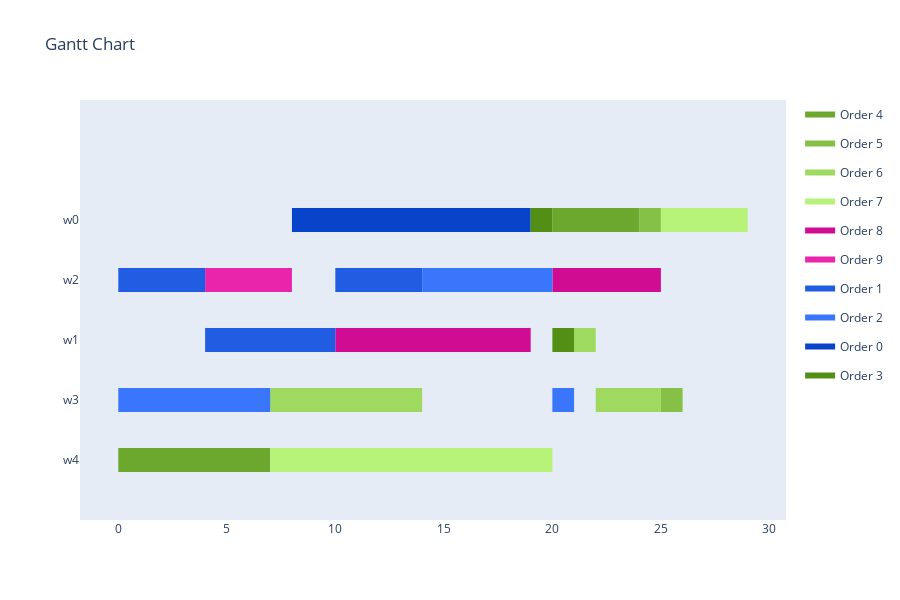

The code cell stored with this chart in its notebook:
### Markdown cell above
Translate to Schedule

### Code cell
schedule = GAToScheduleTranslator().translate(result, selected_tasks, env, orders)
"""for workstation in schedule.assignments:
    for assignment in schedule.assignments[workstation]:
        print(f'Workstation: {workstation}, Task: {assignment[0]}, Start Time: {assignment[1]}, Duration: {durations[assignment[0]][workstation]}')"""
visualize_schedule_demo(schedule, env, orders)

### Figure 1 — Plotly figure (JSON) as saved in the notebook; plotly's stock layout.template omitted (floating-point values rounded to 4 significant figures)
{"data": [{"fill": "toself", "fillcolor": "rgb(108, 168, 46)", "hoverinfo": "name", "legendgroup": "rgb(108, 168, 46)", "mode": "none", "name": "Order 4", "type": "scatter", "x": [20, 24, 24, 20, 20, 0, 2, 2, 0, 0, 2, 7, 7, 2], "y": [3.8, 3.8, 4.2, 4.2, null, -0.2, -0.2, 0.2, 0.2, null, -0.2, -0.2, 0.2, 0.2]}, {"fill": "toself", "fillcolor": "rgb(133, 193, 71)", "hoverinfo": "name", "legendgroup": "rgb(133, 193, 71)", "mode": "none", "name": "Order 5", "type": "scatter", "x": [24, 25, 25, 24, 24, 25, 26, 26, 25], "y": [3.8, 3.8, 4.2, 4.2, null, 0.8, 0.8, 1.2, 1.2]}, {"fill": "toself", "fillcolor": "rgb(158, 218, 96)", "hoverinfo": "name", "legendgroup": "rgb(158, 218, 96)", "mode": "none", "name": "Order 6", "type": "scatter", "x": [21, 22, 22, 21, 21, 7, 14, 14, 7, 7, 22, 24, 24, 22, 22, 24, 25, 25, 24], "y": [1.8, 1.8, 2.2, 2.2, null, 0.8, 0.8, 1.2, 1.2, null, 0.8, 0.8, 1.2, 1.2, null, 0.8, 0.8, 1.2, 1.2]}, {"fill": "toself", "fillcolor": "rgb(183, 243, 121)", "hoverinfo": "name", "legendgroup": "rgb(183, 243, 121)", "mode": "none", "name": "Order 7", "type": "scatter", "x": [25, 29, 29, 25, 25, 7, 15, 15, 7, 7, 15, 20, 20, 15], "y": [3.8, 3.8, 4.2, 4.2, null, -0.2, -0.2, 0.2, 0.2, null, -0.2, -0.2, 0.2, 0.2]}, {"fill": "toself", "fillcolor": "rgb(208, 12, 146)", "hoverinfo": "name", "legendgroup": "rgb(208, 12, 146)", "mode": "none", "name": "Order 8", "type": "scatter", "x": [20, 25, 25, 20, 20, 10, 15, 15, 10, 10, 15, 19, 19, 15], "y": [2.8, 2.8, 3.2, 3.2, null, 1.8, 1.8, 2.2, 2.2, null, 1.8, 1.8, 2.2, 2.2]}, {"fill": "toself", "fillcolor": "rgb(233, 37, 171)", "hoverinfo": "name", "legendgroup": "rgb(233, 37, 171)", "mode": "none", "name": "Order 9", "type": "scatter", "x": [4, 6, 6, 4, 4, 6, 8, 8, 6], "y": [2.8, 2.8, 3.2, 3.2, null, 2.8, 2.8, 3.2, 3.2]}, {"fill": "toself", "fillcolor": "rgb(33, 93, 227)", "hoverinfo": "name", "legendgroup": "rgb(33, 93, 227)", "mode": "none", "name": "Order 1", "type": "scatter", "x": [0, 4, 4, 0, 0, 10, 14, 14, 10, 10, 4, 10, 10, 4], "y": [2.8, 2.8, 3.2, 3.2, null, 2.8, 2.8, 3.2, 3.2, null, 1.8, 1.8, 2.2, 2.2]}, {"fill": "toself", "fillcolor": "rgb(58, 118, 252)", "hoverinfo": "name", "legendgroup": "rgb(58, 118, 252)", "mode": "none", "name": "Order 2", "type": "scatter", "x": [14, 16, 16, 14, 14, 16, 20, 20, 16, 16, 0, 7, 7, 0, 0, 20, 21, 21, 20], "y": [2.8, 2.8, 3.2, 3.2, null, 2.8, 2.8, 3.2, 3.2, null, 0.8, 0.8, 1.2, 1.2, null, 0.8, 0.8, 1.2, 1.2]}, {"fill": "toself", "fillcolor": "rgb(8, 68, 202)", "hoverinfo": "name", "legendgroup": "rgb(8, 68, 202)", "mode": "none", "name": "Order 0", "type": "scatter", "x": [8, 10, 10, 8, 8, 10, 15, 15, 10, 10, 15, 19, 19, 15], "y": [3.8, 3.8, 4.2, 4.2, null, 3.8, 3.8, 4.2, 4.2, null, 3.8, 3.8, 4.2, 4.2]}, {"fill": "toself", "fillcolor": "rgb(83, 143, 21)", "hoverinfo": "name", "legendgroup": "rgb(83, 143, 21)", "mode": "none", "name": "Order 3", "type": "scatter", "x": [19, 20, 20, 19, 19, 20, 21, 21, 20], "y": [3.8, 3.8, 4.2, 4.2, null, 1.8, 1.8, 2.2, 2.2]}, {"legendgroup": "rgb(108, 168, 46)", "marker": {"color": "rgb(108, 168, 46)", "opacity": 0, "size": 1}, "mode": "markers", "name": "", "showlegend": false, "text": [null, null, null, null, null, null], "type": "scatter", "x": [20, 24, 0, 2, 2, 7], "y": [4, 4, 0, 0, 0, 0]}, {"legendgroup": "rgb(133, 193, 71)", "marker": {"color": "rgb(133, 193, 71)", "opacity": 0, "size": 1}, "mode": "markers", "name": "", "showlegend": false, "text": [null, null, null, null], "type": "scatter", "x": [24, 25, 25, 26], "y": [4, 4, 1, 1]}, {"legendgroup": "rgb(158, 218, 96)", "marker": {"color": "rgb(158, 218, 96)", "opacity": 0, "size": 1}, "mode": "markers", "name": "", "showlegend": false, "text": [null, null, null, null, null, null, null, null], "type": "scatter", "x": [21, 22, 7, 14, 22, 24, 24, 25], "y": [2, 2, 1, 1, 1, 1, 1, 1]}, {"legendgroup": "rgb(183, 243, 121)", "marker": {"color": "rgb(183, 243, 121)", "opacity": 0, "size": 1}, "mode": "markers", "name": "", "showlegend": false, "text": [null, null, null, null, null, null], "type": "scatter", "x": [25, 29, 7, 15, 15, 20], "y": [4, 4, 0, 0, 0, 0]}, {"legendgroup": "rgb(208, 12, 146)", "marker": {"color": "rgb(208, 12, 146)", "opacity": 0, "size": 1}, "mode": "markers", "name": "", "showlegend": false, "text": [null, null, null, null, null, null], "type": "scatter", "x": [20, 25, 10, 15, 15, 19], "y": [3, 3, 2, 2, 2, 2]}, {"legendgroup": "rgb(233, 37, 171)", "marker": {"color": "rgb(233, 37, 171)", "opacity": 0, "size": 1}, "mode": "markers", "name": "", "showlegend": false, "text": [null, null, null, null], "type": "scatter", "x": [4, 6, 6, 8], "y": [3, 3, 3, 3]}, {"legendgroup": "rgb(33, 93, 227)", "marker": {"color": "rgb(33, 93, 227)", "opacity": 0, "size": 1}, "mode": "markers", "name": "", "showlegend": false, "text": [null, null, null, null, null, null], "type": "scatter", "x": [0, 4, 10, 14, 4, 10], "y": [3, 3, 3, 3, 2, 2]}, {"legendgroup": "rgb(58, 118, 252)", "marker": {"color": "rgb(58, 118, 252)", "opacity": 0, "size": 1}, "mode": "markers", "name": "", "showlegend": false, "text": [null, null, null, null, null, null, null, null], "type": "scatter", "x": [14, 16, 16, 20, 0, 7, 20, 21], "y": [3, 3, 3, 3, 1, 1, 1, 1]}, {"legendgroup": "rgb(8, 68, 202)", "marker": {"color": "rgb(8, 68, 202)", "opacity": 0, "size": 1}, "mode": "markers", "name": "", "showlegend": false, "text": [null, null, null, null, null, null], "type": "scatter", "x": [8, 10, 10, 15, 15, 19], "y": [4, 4, 4, 4, 4, 4]}, {"legendgroup": "rgb(83, 143, 21)", "marker": {"color": "rgb(83, 143, 21)", "opacity": 0, "size": 1}, "mode": "markers", "name": "", "showlegend": false, "text": [null, null, null, null], "type": "scatter", "x": [19, 20, 20, 21], "y": [4, 4, 2, 2]}], "layout": {"height": 600, "hovermode": "closest", "showlegend": true, "title": {"text": "Gantt Chart"}, "xaxis": {"rangeselector": {"buttons": [{"count": 7, "label": "1w", "step": "day", "stepmode": "backward"}, {"count": 1, "label": "1m", "step": "month", "stepmode": "backward"}, {"count": 6, "label": "6m", "step": "month", "stepmode": "backward"}, {"count": 1, "label": "YTD", "step": "year", "stepmode": "todate"}, {"count": 1, "label": "1y", "step": "year", "stepmode": "backward"}, {"step": "all"}]}, "showgrid": false, "type": "linear", "zeroline": false}, "yaxis": {"autorange": false, "range": [-1, 6], "showgrid": false, "ticktext": ["w4", "w3", "w1", "w2", "w0"], "tickvals": [0, 1, 2, 3, 4], "zeroline": false}}}
